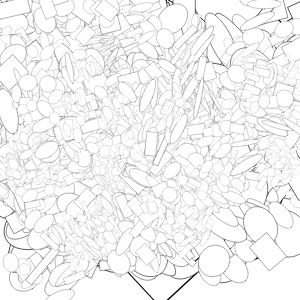
Frame 1 (no input)
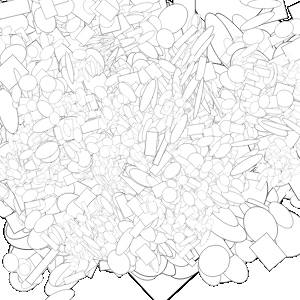
Frame 60 (no input)
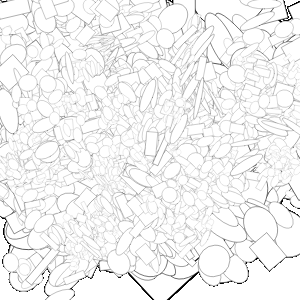
Frame 120 (the mouse pressed at the canvas centre since frame 60)

The p5.js sketch that drew these frames (run headless with seeded random() and noise() and a simulated clock; from frame 60 on, the mouse is pressed at the canvas centre):

// p5.js sketch
// ── sketch.js
var Shapes;// 一组图元

// 函数setup() ：准备阶段
function setup() 
{
	createCanvas(300,300);
	
	Shapes = new Array();// 一个序列容器
	Shapes[0] = new sprite(
		primitive1,width/2,height/2,PI/3,2,2);

	for(var i=0;i<5;i++)
	{
		Shapes = evolveShapes(Shapes);
	}
	
}

function evolveShapes(S)
{
	var S2 = new Array();
	for(var i=0;i<S.length;i++)
	{
		var cnt= round(random(3,6));
		for(k=0;k<cnt;k++)
		{
			S2.push(S[i].regen());
		}
	}
	for(var j=0;j<S2.length;j++)
	{
		S.push(S2[j]);
	}

	return S;
}


// 函数draw()：作画阶段
function draw() {
	//fill(255,255,255,1);
	//rect(-10,-10,2*width,2*height);
	
	for(var i=0;i<Shapes.length;i++)
	{
		Shapes[i].draw();
	}
	
}


function sprite(primitive,x,y,rot,sx,sy)
{
	this.primitive = primitive;
	this.x= x;
	this.y = y;
	this.rot = rot;
	this.sx = sx;
	this.sy = sy;

	this.draw = function()
	{
		push();
		translate(this.x,this.y);
		rotate(this.rot);
		scale(this.sx,this.sy);
		this.primitive();
		pop();
	}

	this.regen = function()
	{
		var x = this.x+random(-50,50)*this.sx;
		var y = this.y+random(-50,50)*this.sy;
		var rot = this.rot+random(-0.3,0.3);
		var sx = this.sx*random(0.3,0.8);
		var sy = this.sy *random(0.3,0.8);
		var r = random(0,1);
		var p = primitive0;
		if(r>0.7)
		{
			p = primitive1;
		}
		
		var childSprite = 
			new sprite(p,x,y,rot,sx,sy);
		return childSprite;
	}
}


function primitive0()
{
	ellipse(0,0,100,100);
}

function primitive1()
{
	rect(-40,-40,80,80);
}

function randColor()
{
	var cr = color(
		random(0,255),random(0,255),random(0,255));
	return cr;
}
